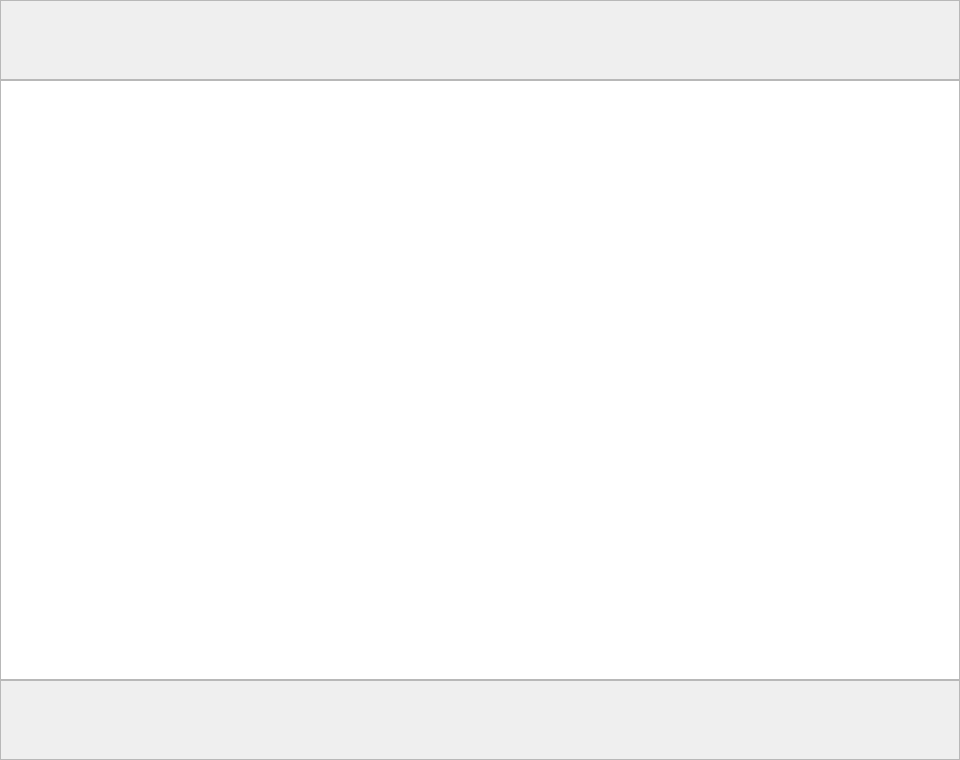
<?xml version="1.0" encoding="UTF-8"?>
<ui version="4.0">
 <class>Form</class>
 <widget class="QWidget" name="Form">
  <property name="geometry">
   <rect>
    <x>0</x>
    <y>0</y>
    <width>960</width>
    <height>760</height>
   </rect>
  </property>
  <property name="windowTitle">
   <string>Form</string>
  </property>
  <widget class="QTableView" name="tableView">
   <property name="geometry">
    <rect>
     <x>0</x>
     <y>80</y>
     <width>960</width>
     <height>600</height>
    </rect>
   </property>
  </widget>
  <widget class="QFrame" name="frame">
   <property name="geometry">
    <rect>
     <x>0</x>
     <y>680</y>
     <width>960</width>
     <height>80</height>
    </rect>
   </property>
   <property name="frameShape">
    <enum>QFrame::StyledPanel</enum>
   </property>
   <property name="frameShadow">
    <enum>QFrame::Raised</enum>
   </property>
  </widget>
  <widget class="QFrame" name="frame_2">
   <property name="geometry">
    <rect>
     <x>0</x>
     <y>0</y>
     <width>960</width>
     <height>80</height>
    </rect>
   </property>
   <property name="frameShape">
    <enum>QFrame::StyledPanel</enum>
   </property>
   <property name="frameShadow">
    <enum>QFrame::Raised</enum>
   </property>
  </widget>
 </widget>
 <resources/>
 <connections/>
</ui>
